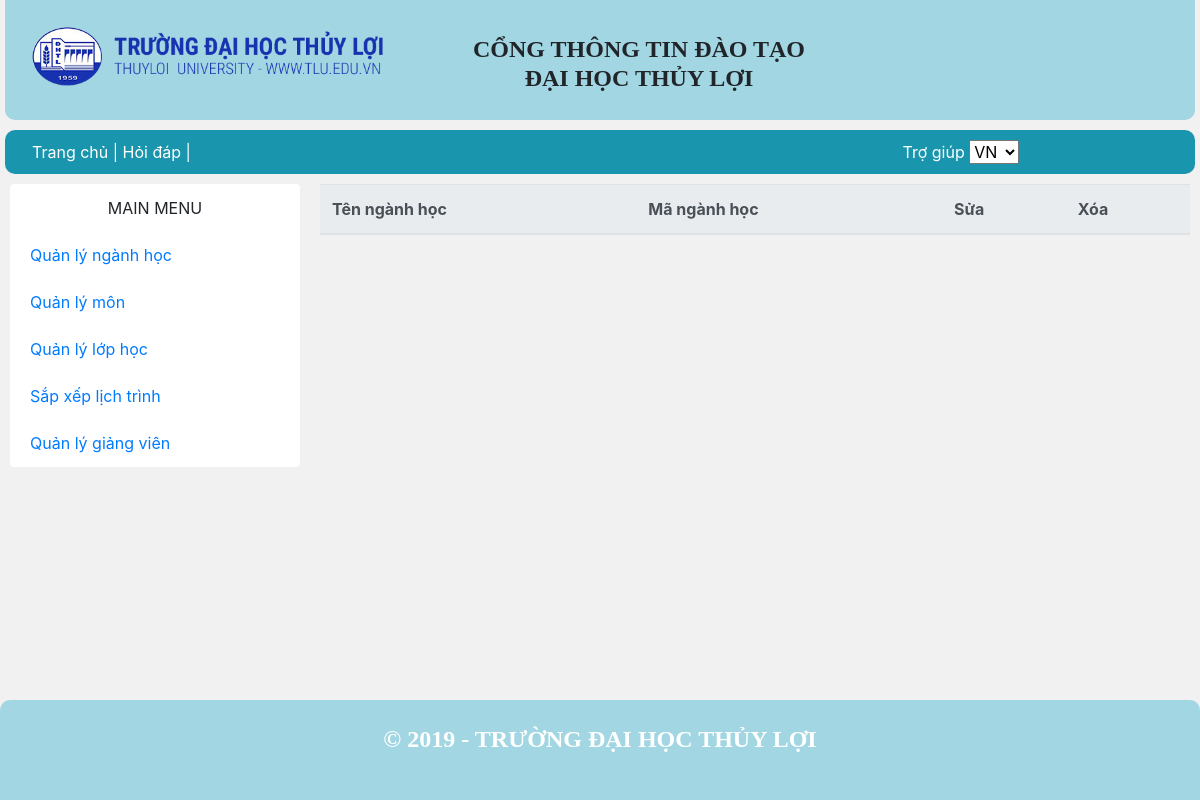
Before: /QuanLy/quanly_CNnganh.php with the older database file.
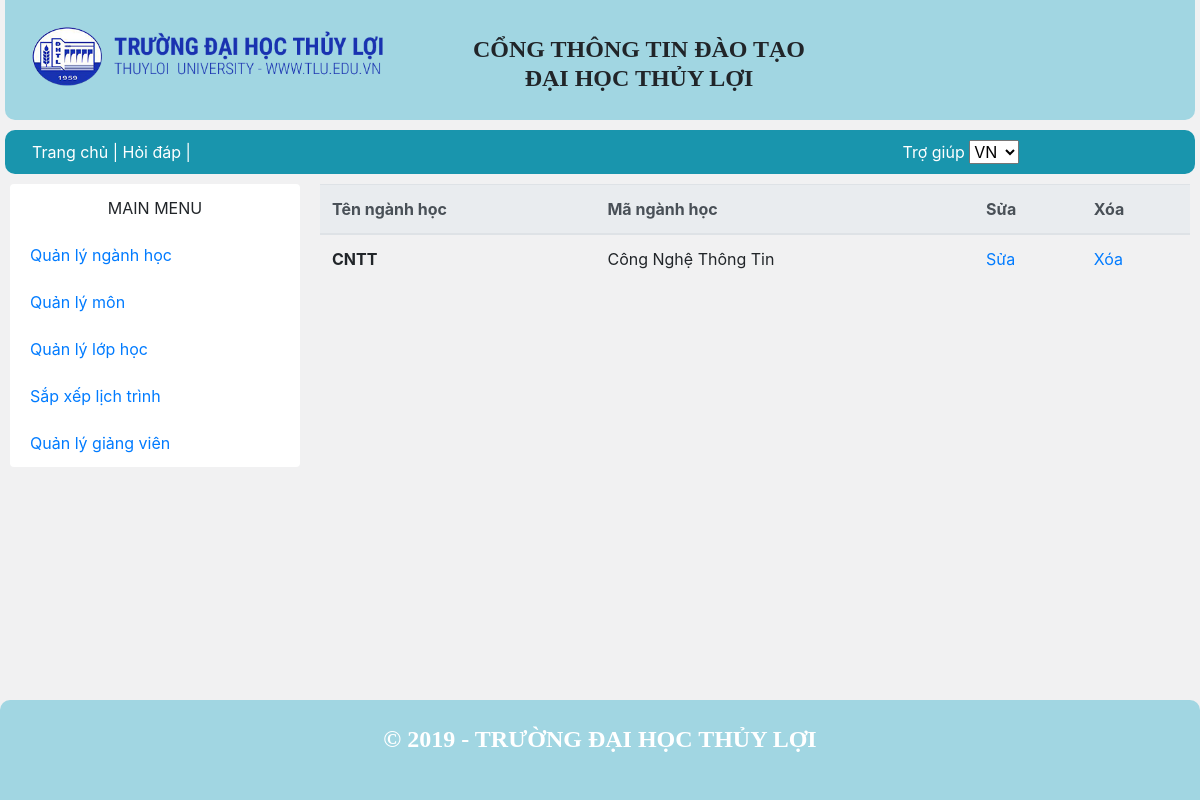
After: the same page with the newer database file.
### tables this page shows
CREATE TABLE `nganh` (
  `MaNganh` varchar(10) NOT NULL,
  `TenNganh` varchar(30) DEFAULT NULL
);

### QuanLy/quanly_CNnganh.php (the view, shortened to what this page needs)
<?php require_once("../includes/mysqli_connect.php"); ?>
<?php require ("../includes/dautrang.php"); ?>
<?php
    $sql = "SELECT MaNganh , TenNganh FROM nganh";
    $query = mysqli_query($dbcon,$sql);
?>
<main>
<?php require ("../includes/nav.php"); ?>
      <div class="grid-container">
      <?php require ("navquanly.php"); ?>
        <div class="grid-item item2">
        <table class="table">
      <thead class="thead-light">
        <tr>
          <th scope="col">Tên ngành học</th>
          <th scope="col">Mã ngành học</th>
          <th scope="col">Sửa</th>
          <th scope="col">Xóa</th>
        </tr>
      </thead>
      <tbody>
          <?php
            while ( $row = mysqli_fetch_array($query)) {
               $MaNganh = $row['MaNganh'];
        ?>
        <tr>
          <th scope="row"><?php echo $row['MaNganh']; ?></th>
          <td><?php echo $row['TenNganh']; ?></td>
          <td><a href="capnhatnganh.php?id=<?php echo $MaNganh;?>">Sửa</a></td>
          <td><a href="quanly_CNnganh.php?id_delete=<?php echo $MaNganh;?>">Xóa</a></td>
        </tr>
        <?php } ?>
      </tbody>
    </table>
        </div>
      </div>
    </main>
    <?php require ("../includes/chantrang.php"); ?>

Changed rows visible on the page:
added nganh: MaNganh "CNTT", TenNganh "Công Nghệ Thông Tin"
